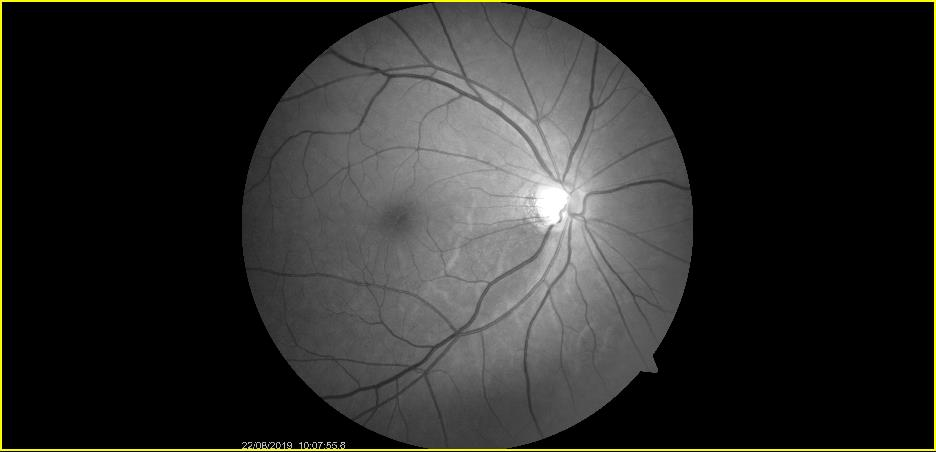
#> input picture data/1.jpg, 936 x 452 px
$ python -i process.py   (imports and definitions only)
#> lines starting #> are read from the running program, lines starting #| are printed output that depends on the picture
import cv2
from PIL import Image
import numpy as np
import matplotlib.pyplot as plt
import math

def create_target_mask(size = 1024, pad = 78):
    """ Target mask to crop fundus image into a perfect circle
    image size: default 1024 -> is the best to use in this processing"""
    image_size = (size,size,3)
    center = (size//2, size//2)
    radian = 512 + pad
    target_mask = np.zeros(image_size, np.uint8)
    target_mask = cv2.circle(target_mask, center, radian, (1,1,1), -1)
    return target_mask

target_mask = create_target_mask() # Target_mask to use

def extract_mask(img_pth):
    """ Preprocessing fundus image and generate mask image of fundus """
#> called with img_pth = '../../data/1.jpg'
    image = Image.open(img_pth).convert("RGB")
#> image is the input picture: PIL image 936x452 RGB; mean R, G, B 42.9, 42.9, 40.3
    image = np.array(image)

    ret, imthres = cv2.threshold(image, 12, 1, cv2.THRESH_BINARY)# Extract foreground
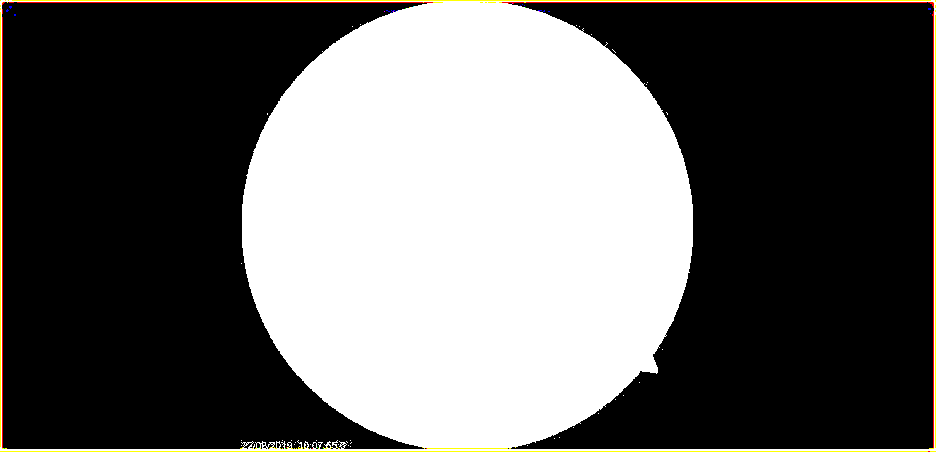
#> imthres: shape (452, 936, 3); mean R, G, B 0.4, 0.396, 0.389; drawn with 1 as white
    k = cv2.getStructuringElement(cv2.MORPH_RECT, (13, 13))
    closing = cv2.morphologyEx(imthres, cv2.MORPH_CLOSE, k)# Extract foreground mask
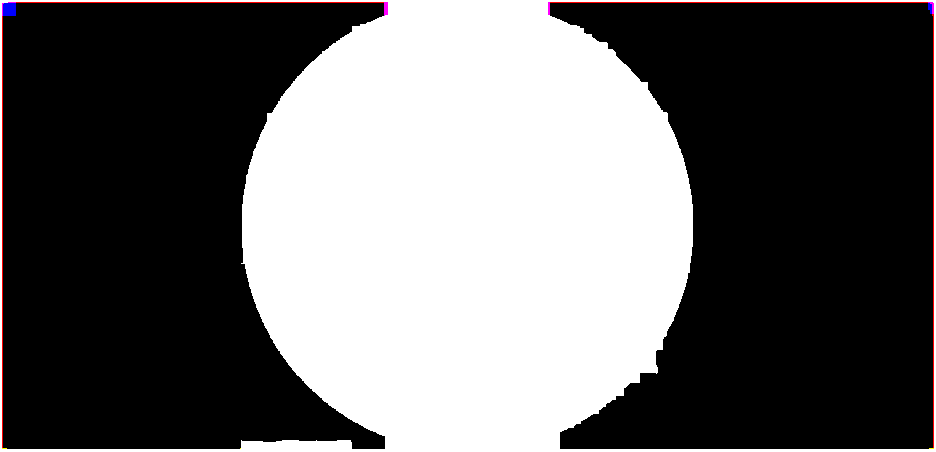
#> closing: shape (452, 936, 3); mean R, G, B 0.405, 0.401, 0.401; drawn with 1 as white

    new_img = image*closing # remove background

    width_min = np.where(closing==1)[1].min()
#> width_min = 0
    width_max = np.where(closing==1)[1].max()
#> width_max = 935

    height_min = np.where(closing==1)[0].min()
#> height_min = 0
    height_max = np.where(closing==1)[0].max()
#> height_max = 451

    new_img = new_img[height_min:height_max, width_min:width_max,:]
#> new_img: shape (451, 935, 3)
    mask = closing[height_min:height_max:, width_min:width_max,:]

    h, w = new_img.shape[0], new_img.shape[1]
#> h = 451; w = 935

    if h < w:
        radius = w // 2
#> radius = 467
        margin = (w - h)
#> margin = 484
        t = len(np.where(mask[0,:,0]==1)[0])
#> t = 935
        b = len(np.where(mask[h-1,:,0]==1)[0])
#> b = 935
        if (t==0) | (b==0):
            new_img = new_img
            mask = mask
        else:
            t_m = round(radius - math.sqrt(radius**2 - (t//2)**2))
#> t_m = 467
            b_m = round(radius - math.sqrt(radius**2 - (b//2)**2))
#> b_m = 467
            new_img = cv2.copyMakeBorder(new_img, t_m, b_m, 0, 0, cv2.BORDER_CONSTANT, value=[0, 0, 0])
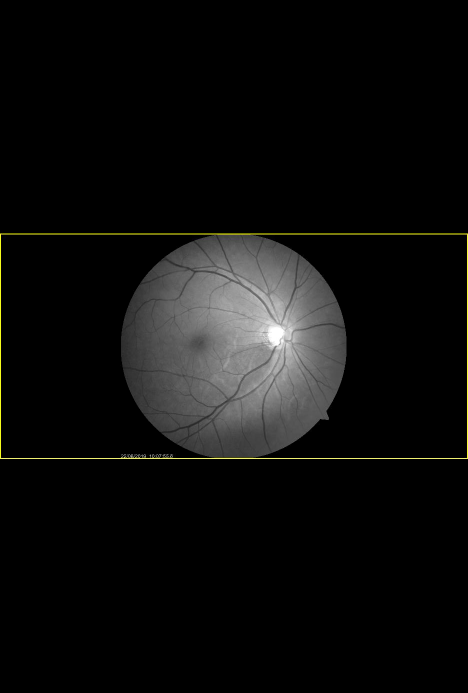
#> new_img: shape (1385, 935, 3) (shown at 1/2 size); mean R, G, B 13.9, 13.9, 13.1
            mask = cv2.copyMakeBorder(mask, t_m, b_m, 0, 0, cv2.BORDER_CONSTANT, value=[0, 0, 0])
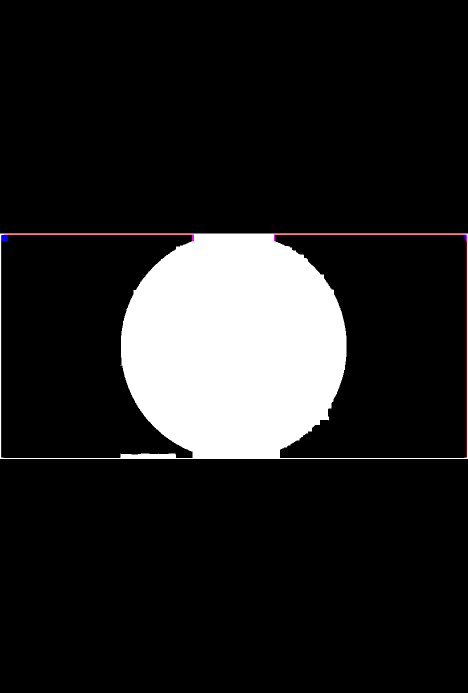
#> mask: shape (1385, 935, 3) (shown at 1/2 size); mean R, G, B 0.131, 0.13, 0.13; drawn with 1 as white

    else:
        radius = h //2
        margin = (h - w)
        l = len(np.where(mask[:,0,0]==1)[0])
        r = len(np.where(mask[:,w-1,0]==1)[0])
        if (l==0) | (r==0):
            new_img = new_img
            mask = mask
        else:
            l_m = round(radius - math.sqrt(radius**2 - (l//2)**2))
            r_m = round(radius - math.sqrt(radius**2 - (r//2)**2))
            new_img = cv2.copyMakeBorder(new_img, 0, 0, l_m, r_m, cv2.BORDER_CONSTANT, value=[0, 0, 0])
            mask = cv2.copyMakeBorder(mask,  0, 0, l_m, r_m, cv2.BORDER_CONSTANT, value=[0, 0, 0])

    return new_img, mask[:,:,0]

def crop_with_mask(image, mask, refer_mask=target_mask, pad=88):
    image = cv2.resize(image, (mask.shape[1], mask.shape[0]))
    refer_mask = cv2.copyMakeBorder(refer_mask, pad, pad, pad, pad, cv2.BORDER_CONSTANT, value=[0, 0, 0])

    frac_h = mask.shape[0] / refer_mask.shape[0]
    frac_w = mask.shape[1] / refer_mask.shape[1]
    refer_mask = cv2.resize(refer_mask, (0, 0), fx=frac_w, fy=frac_h)

    image = image * refer_mask
    image = image[round(pad * frac_h):-round(pad * frac_h),round(pad * frac_w):-round(pad * frac_w),:]
    mask = mask[round(pad * frac_h):-round(pad * frac_h),round(pad * frac_w):-round(pad * frac_w)]

    return image, mask

>>> result = extract_mask('../../data/1.jpg')
